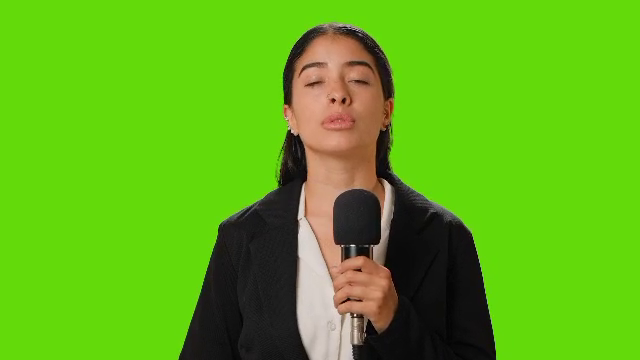
#> input picture frame 9 of video.mp4, 640 x 360 px
$ python 'detect face in video.py'
#> lines starting #> are read from the running program, lines starting #| are printed output that depends on the picture; after the words box and inside, x2 and y2 are one past the last pixel; in counts of white or black regions, pixels touching at a corner belong together
import cv2

face_cascade = cv2.CascadeClassifier('faces.xml')

video = cv2.VideoCapture('video.mp4')

success, frame = video.read()
#> frame is the input picture: shape (360, 640, 3); mean B, G, R 23.3, 177.4, 96

fourcc = cv2.VideoWriter_fourcc(*'XVID')  # and save as .avi
output = cv2.VideoWriter('detect face in video.avi', fourcc, 30, (frame.shape[1], frame.shape[0]))


while success:
    faces = face_cascade.detectMultiScale(frame, 1.5, 4)
#> faces = [[277, 34, 122, 122]]
    for (x, y, w, h) in faces:
        cv2.rectangle(frame, (x,y), (x+w, y+h), (255, 0, 0), 10)
#> this loop made 1 pass
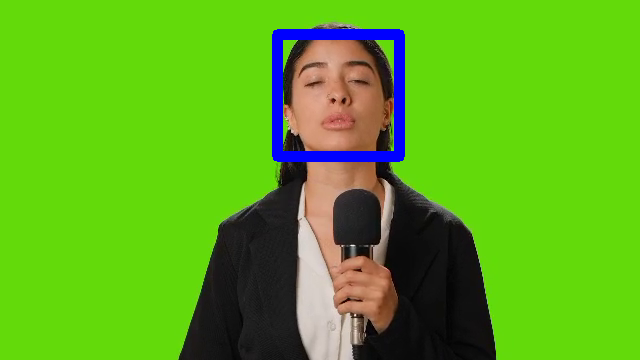
#> frame: shape (360, 640, 3); 2.31% of pixels changed, all inside (x1, y1, x2, y2) = (272, 29, 405, 162)
    output.write(frame)
    success, frame = video.read()
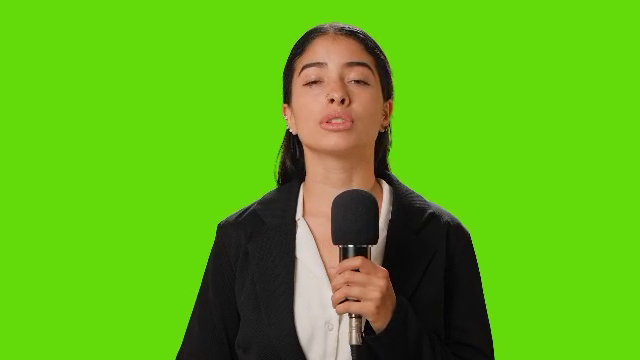
#> input picture frame 10 of video.mp4, 640 x 360 px
#> frame is the input picture: shape (360, 640, 3); mean B, G, R 23.3, 177.5, 96.1

output.release()
video.release()

print('done')

$ run again, starting later in the video
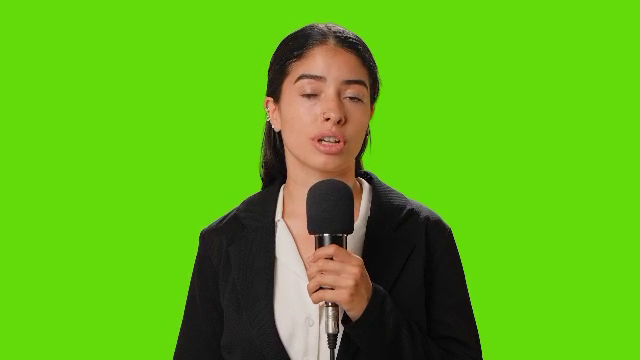
#> input picture frame 40 of video.mp4, 640 x 360 px
#> frame is the input picture: shape (360, 640, 3); mean B, G, R 23.2, 178, 95.7
#> faces = [[268, 45, 122, 122]]
#> the loop `for (x, y, w, h) in faces:` made 1 pass
#> after the loop `for (x, y, w, h) in faces:`:
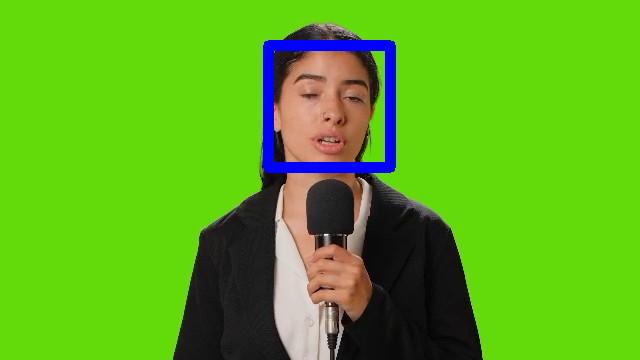
#> frame: shape (360, 640, 3); 2.31% of pixels changed, all inside (x1, y1, x2, y2) = (263, 40, 396, 173)
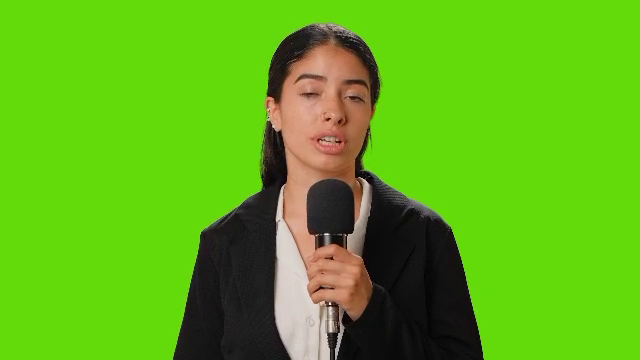
#> input picture frame 41 of video.mp4, 640 x 360 px
#> frame is the input picture: shape (360, 640, 3); mean B, G, R 23.2, 177.9, 95.7

$ run again, starting later in the video
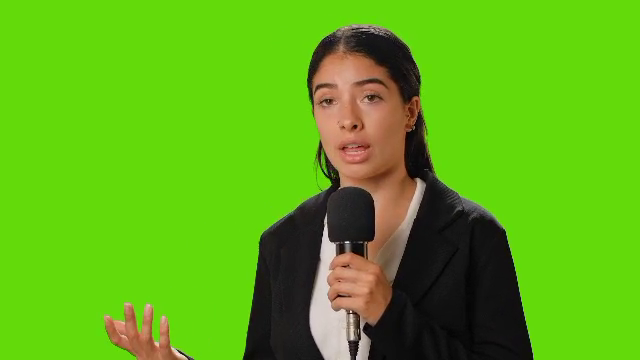
#> input picture frame 72 of video.mp4, 640 x 360 px
#> frame is the input picture: shape (360, 640, 3); mean B, G, R 21.5, 176.1, 94.8
#> faces = [[291, 51, 122, 122]]
#> the loop `for (x, y, w, h) in faces:` made 1 pass
#> after the loop `for (x, y, w, h) in faces:`:
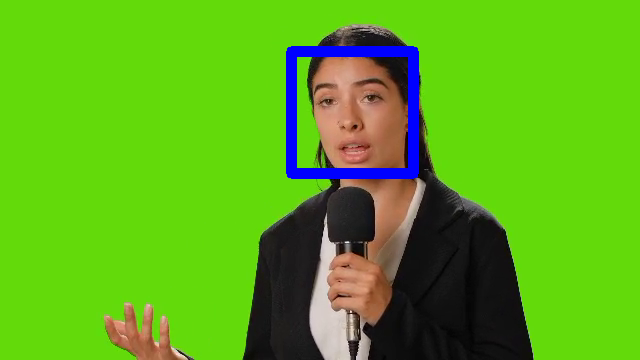
#> frame: shape (360, 640, 3); 2.31% of pixels changed, all inside (x1, y1, x2, y2) = (286, 46, 419, 179)
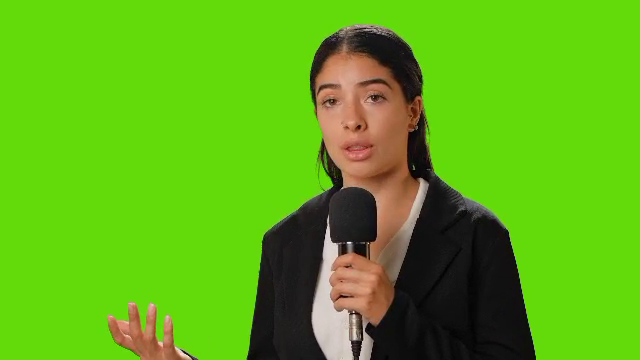
#> input picture frame 73 of video.mp4, 640 x 360 px
#> frame is the input picture: shape (360, 640, 3); mean B, G, R 21.5, 176.3, 94.9
